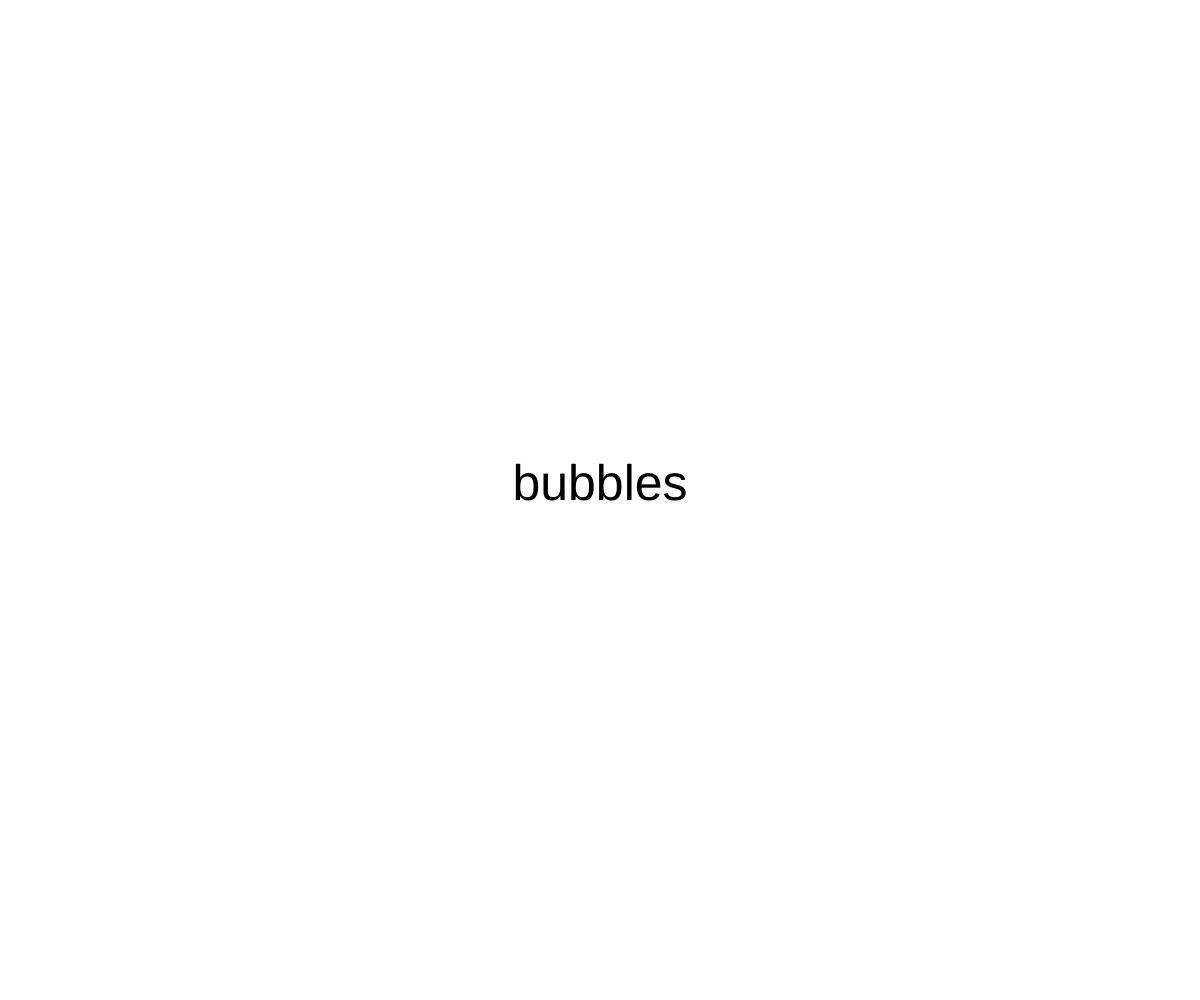
Frame 1 (no input)
Frame 60 (no input): identical to frame 1, image omitted
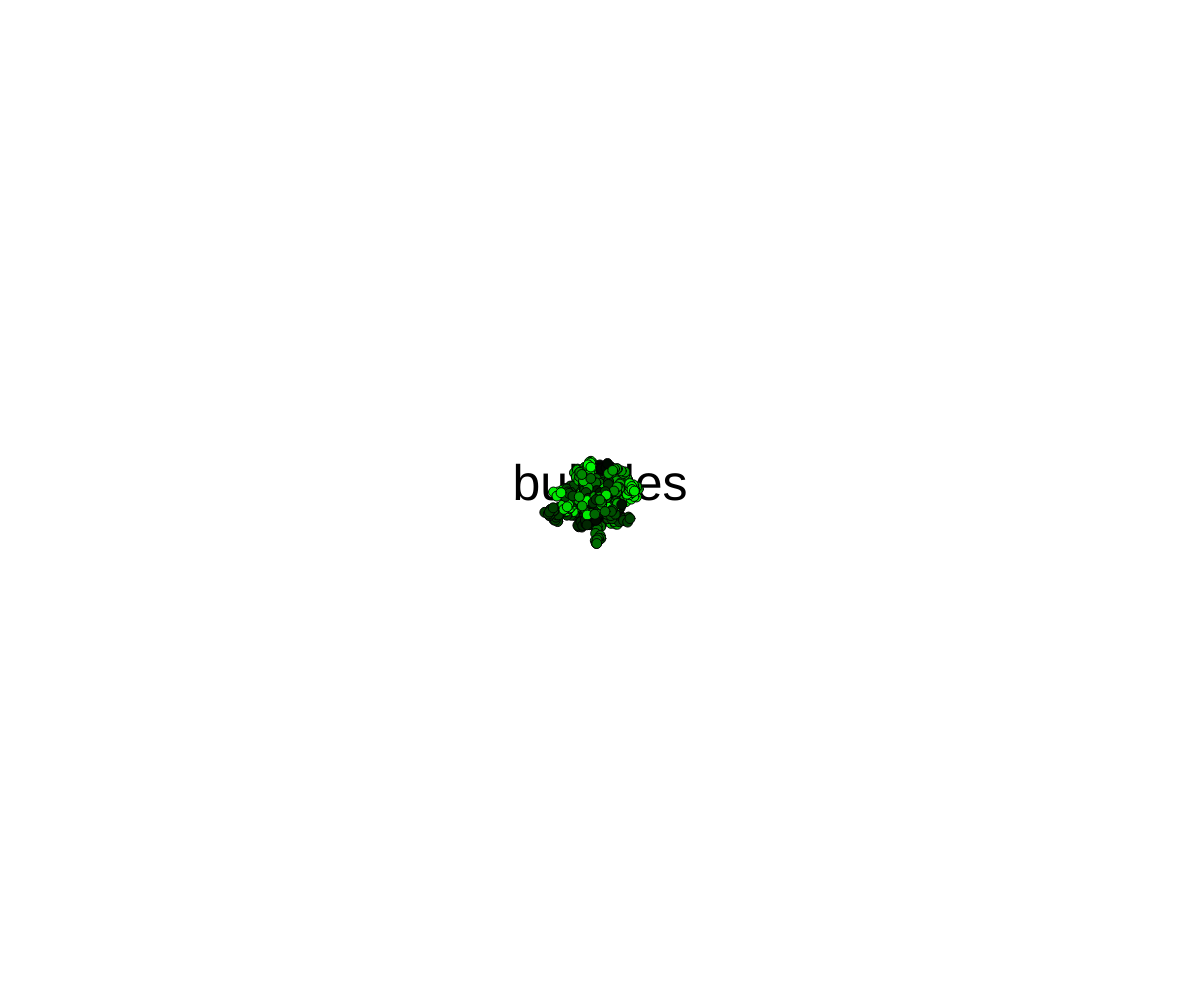
Frame 120 (the mouse pressed at the canvas centre since frame 60)

The p5.js sketch that drew these frames (run headless with seeded random() and noise() and a simulated clock; from frame 60 on, the mouse is pressed at the canvas centre):

// p5.js sketch
// ── sketch.js
let bubbleSize = 10;
let bubbles = [];

function setup() {
  createCanvas(windowWidth, windowHeight);
  textAlign(CENTER)
  textSize(50)
  fill(0)
  text("bubbles", width / 2, height / 2)

  for (let i = 0; i < 0; i++) {
    bubble = {
      x: random(0, width),
      y: random(0, height),
      color: color(random(2), random(2), random(255))
    };
    bubbles.push(bubble)
  }
}

function draw() {
  // background = "white";

  for (let bubble of bubbles){
    fill(bubble.color);
    circle(bubble.x, bubble.y, bubbleSize);
    bubble.x += random(-5, 5);
    bubble.y += random(-5, 5);
  }

  if (mouseIsPressed) {
    bubble = {
      x: mouseX,
      y: mouseY,
      color: color(random(2), random(255), random(2))
    };
    bubbles.push(bubble)
  }
}


  // function mouseClicked() {
  //   bubble = {
  //     x: mouseX,
  //     y: mouseY,
  //     color: color(random(2), random(255), random(255))
  //   };
  //   bubbles.push(bubble)
  // }
